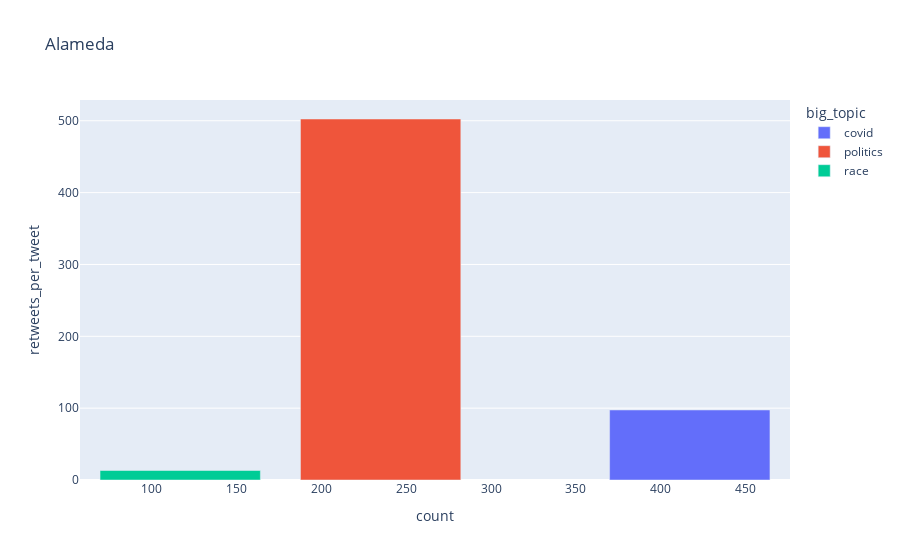
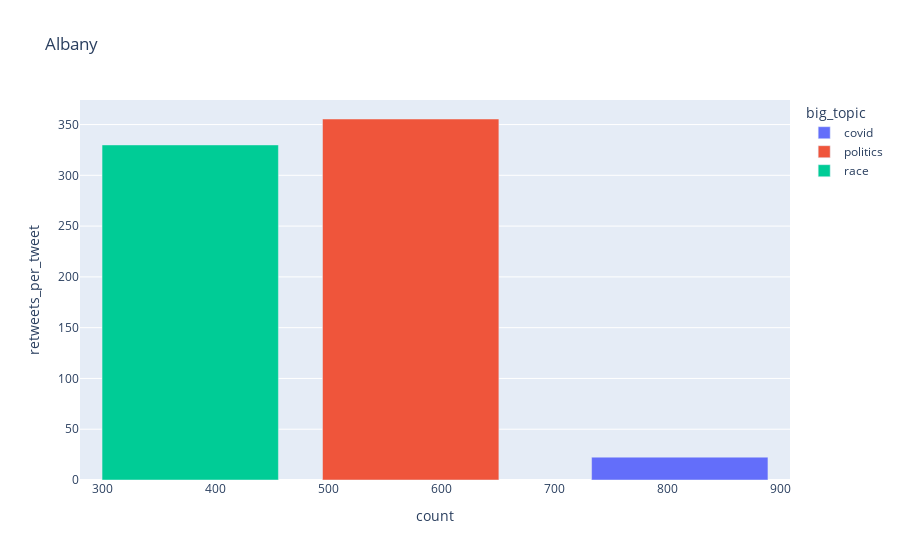
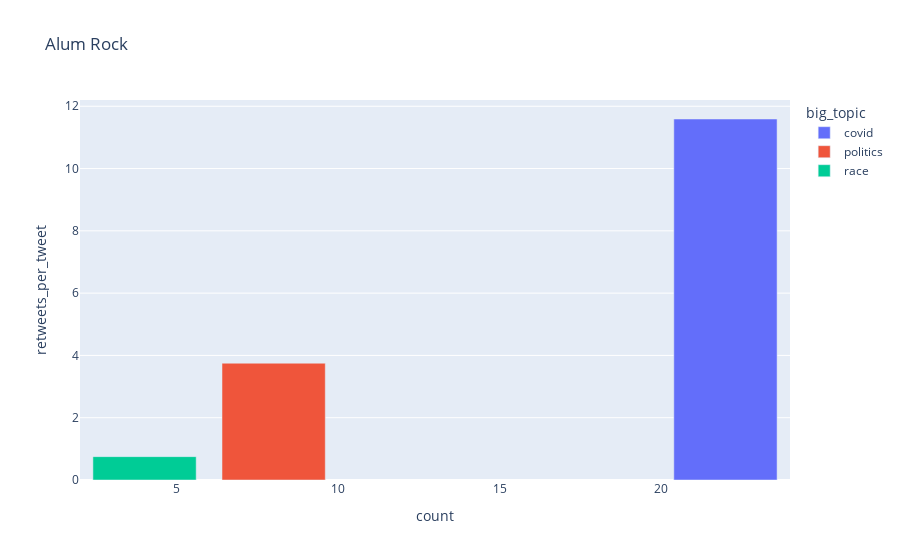
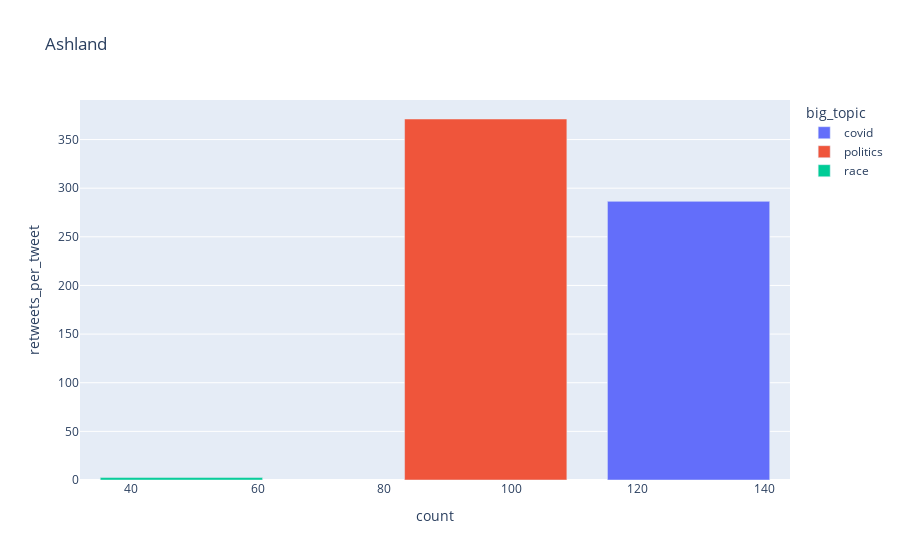

Source (notebook cell) for these figures, in order:
### Code cell
import plotly.express as px
for tt in sorted(list(summaries["location"].unique())):
    print(tt)
    
    my_summary = summaries.loc[summaries["location"] == tt].copy()
    fig = px.bar(my_summary,
                     x="count", 
                     y="retweets_per_tweet", 
                     color="big_topic",
                     title=tt
                )
    fig.show()

### Figure 1 — Plotly figure (JSON) as saved in the notebook; plotly's stock layout.template omitted (floating-point values rounded to 4 significant figures)
{"data": [{"alignmentgroup": "True", "hovertemplate": "big_topic=covid<br>count=%{x}<br>retweets_per_tweet=%{y}<extra></extra>", "legendgroup": "covid", "marker": {"color": "#636efa"}, "name": "covid", "offsetgroup": "covid", "orientation": "v", "showlegend": true, "textposition": "auto", "type": "bar", "x": [417], "xaxis": "x", "y": [97.46], "yaxis": "y"}, {"alignmentgroup": "True", "hovertemplate": "big_topic=politics<br>count=%{x}<br>retweets_per_tweet=%{y}<extra></extra>", "legendgroup": "politics", "marker": {"color": "#EF553B"}, "name": "politics", "offsetgroup": "politics", "orientation": "v", "showlegend": true, "textposition": "auto", "type": "bar", "x": [235], "xaxis": "x", "y": [502.5], "yaxis": "y"}, {"alignmentgroup": "True", "hovertemplate": "big_topic=race<br>count=%{x}<br>retweets_per_tweet=%{y}<extra></extra>", "legendgroup": "race", "marker": {"color": "#00cc96"}, "name": "race", "offsetgroup": "race", "orientation": "v", "showlegend": true, "textposition": "auto", "type": "bar", "x": [117], "xaxis": "x", "y": [13.21], "yaxis": "y"}], "layout": {"barmode": "relative", "legend": {"title": {"text": "big_topic"}, "tracegroupgap": 0}, "title": {"text": "Alameda"}, "xaxis": {"anchor": "y", "domain": [0, 1], "title": {"text": "count"}}, "yaxis": {"anchor": "x", "domain": [0, 1], "title": {"text": "retweets_per_tweet"}}}}

### Figure 2 — Plotly figure (JSON) as saved in the notebook; plotly's stock layout.template omitted (floating-point values rounded to 4 significant figures)
{"data": [{"alignmentgroup": "True", "hovertemplate": "big_topic=covid<br>count=%{x}<br>retweets_per_tweet=%{y}<extra></extra>", "legendgroup": "covid", "marker": {"color": "#636efa"}, "name": "covid", "offsetgroup": "covid", "orientation": "v", "showlegend": true, "textposition": "auto", "type": "bar", "x": [811], "xaxis": "x", "y": [22.51], "yaxis": "y"}, {"alignmentgroup": "True", "hovertemplate": "big_topic=politics<br>count=%{x}<br>retweets_per_tweet=%{y}<extra></extra>", "legendgroup": "politics", "marker": {"color": "#EF553B"}, "name": "politics", "offsetgroup": "politics", "orientation": "v", "showlegend": true, "textposition": "auto", "type": "bar", "x": [573], "xaxis": "x", "y": [355.5], "yaxis": "y"}, {"alignmentgroup": "True", "hovertemplate": "big_topic=race<br>count=%{x}<br>retweets_per_tweet=%{y}<extra></extra>", "legendgroup": "race", "marker": {"color": "#00cc96"}, "name": "race", "offsetgroup": "race", "orientation": "v", "showlegend": true, "textposition": "auto", "type": "bar", "x": [378], "xaxis": "x", "y": [329.9], "yaxis": "y"}], "layout": {"barmode": "relative", "legend": {"title": {"text": "big_topic"}, "tracegroupgap": 0}, "title": {"text": "Albany"}, "xaxis": {"anchor": "y", "domain": [0, 1], "title": {"text": "count"}}, "yaxis": {"anchor": "x", "domain": [0, 1], "title": {"text": "retweets_per_tweet"}}}}

### Figure 3 — Plotly figure (JSON) as saved in the notebook; plotly's stock layout.template omitted (floating-point values rounded to 4 significant figures)
{"data": [{"alignmentgroup": "True", "hovertemplate": "big_topic=covid<br>count=%{x}<br>retweets_per_tweet=%{y}<extra></extra>", "legendgroup": "covid", "marker": {"color": "#636efa"}, "name": "covid", "offsetgroup": "covid", "orientation": "v", "showlegend": true, "textposition": "auto", "type": "bar", "x": [22], "xaxis": "x", "y": [11.59], "yaxis": "y"}, {"alignmentgroup": "True", "hovertemplate": "big_topic=politics<br>count=%{x}<br>retweets_per_tweet=%{y}<extra></extra>", "legendgroup": "politics", "marker": {"color": "#EF553B"}, "name": "politics", "offsetgroup": "politics", "orientation": "v", "showlegend": true, "textposition": "auto", "type": "bar", "x": [8], "xaxis": "x", "y": [3.75], "yaxis": "y"}, {"alignmentgroup": "True", "hovertemplate": "big_topic=race<br>count=%{x}<br>retweets_per_tweet=%{y}<extra></extra>", "legendgroup": "race", "marker": {"color": "#00cc96"}, "name": "race", "offsetgroup": "race", "orientation": "v", "showlegend": true, "textposition": "auto", "type": "bar", "x": [4], "xaxis": "x", "y": [0.75], "yaxis": "y"}], "layout": {"barmode": "relative", "legend": {"title": {"text": "big_topic"}, "tracegroupgap": 0}, "title": {"text": "Alum Rock"}, "xaxis": {"anchor": "y", "domain": [0, 1], "title": {"text": "count"}}, "yaxis": {"anchor": "x", "domain": [0, 1], "title": {"text": "retweets_per_tweet"}}}}

### Figure 4 — Plotly figure (JSON) as saved in the notebook; plotly's stock layout.template omitted (floating-point values rounded to 4 significant figures)
{"data": [{"alignmentgroup": "True", "hovertemplate": "big_topic=covid<br>count=%{x}<br>retweets_per_tweet=%{y}<extra></extra>", "legendgroup": "covid", "marker": {"color": "#636efa"}, "name": "covid", "offsetgroup": "covid", "orientation": "v", "showlegend": true, "textposition": "auto", "type": "bar", "x": [128], "xaxis": "x", "y": [286.5], "yaxis": "y"}, {"alignmentgroup": "True", "hovertemplate": "big_topic=politics<br>count=%{x}<br>retweets_per_tweet=%{y}<extra></extra>", "legendgroup": "politics", "marker": {"color": "#EF553B"}, "name": "politics", "offsetgroup": "politics", "orientation": "v", "showlegend": true, "textposition": "auto", "type": "bar", "x": [96], "xaxis": "x", "y": [371.1], "yaxis": "y"}, {"alignmentgroup": "True", "hovertemplate": "big_topic=race<br>count=%{x}<br>retweets_per_tweet=%{y}<extra></extra>", "legendgroup": "race", "marker": {"color": "#00cc96"}, "name": "race", "offsetgroup": "race", "orientation": "v", "showlegend": true, "textposition": "auto", "type": "bar", "x": [48], "xaxis": "x", "y": [2.479], "yaxis": "y"}], "layout": {"barmode": "relative", "legend": {"title": {"text": "big_topic"}, "tracegroupgap": 0}, "title": {"text": "Ashland"}, "xaxis": {"anchor": "y", "domain": [0, 1], "title": {"text": "count"}}, "yaxis": {"anchor": "x", "domain": [0, 1], "title": {"text": "retweets_per_tweet"}}}}
